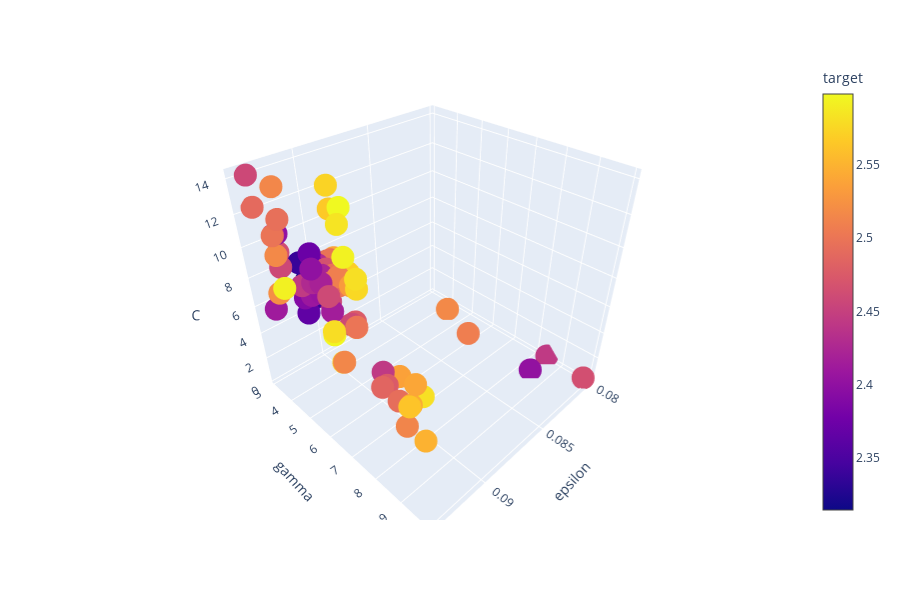

Source (notebook cell):
### Code cell
px.scatter_3d(df1, x = "epsilon", y = "gamma", z = "C", color = "target")
